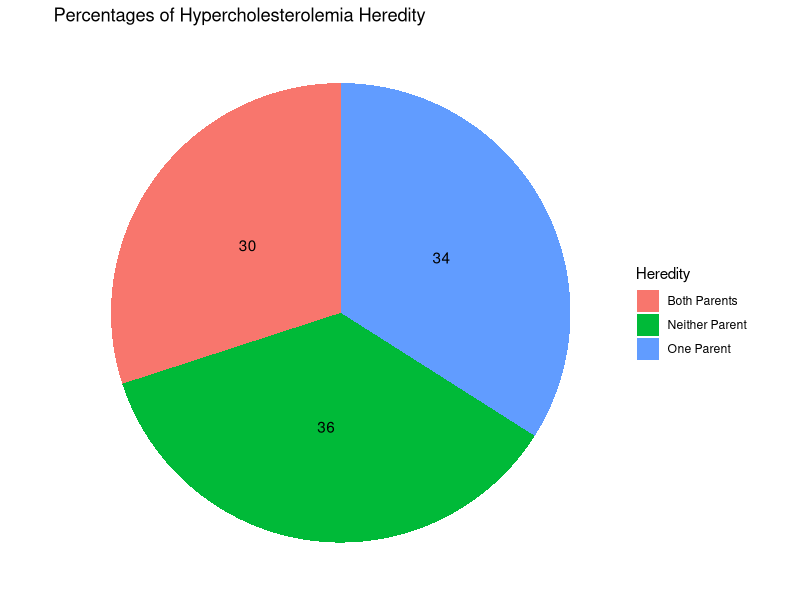
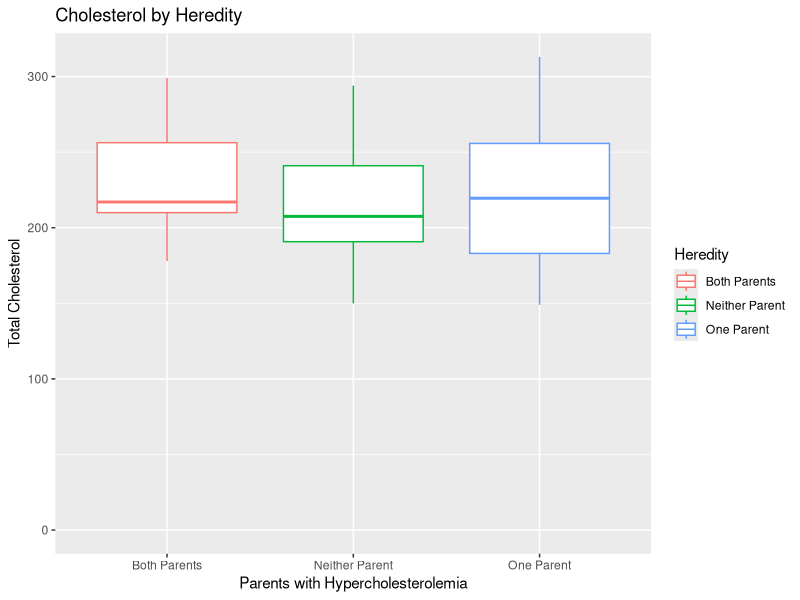
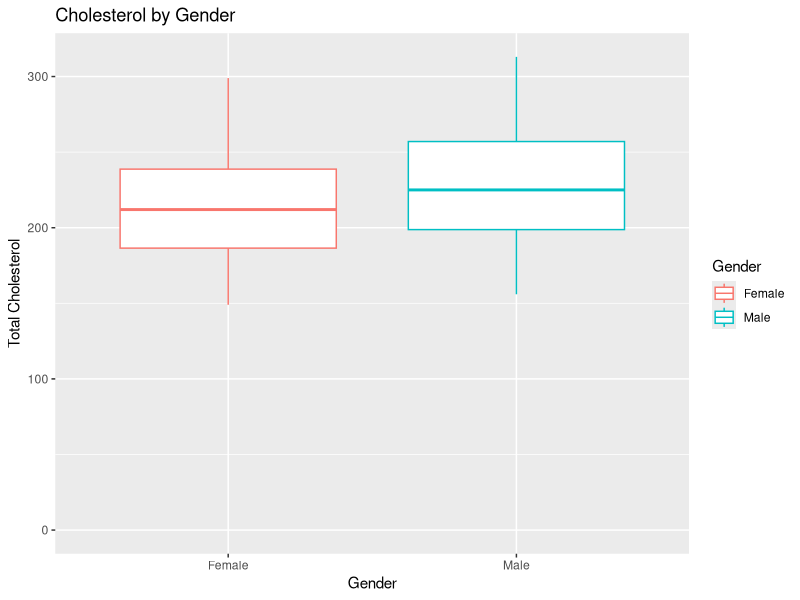
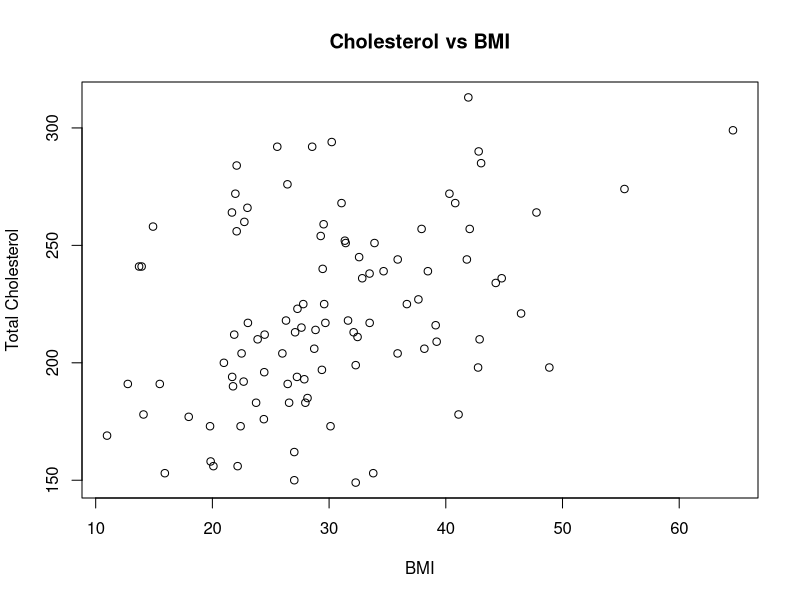
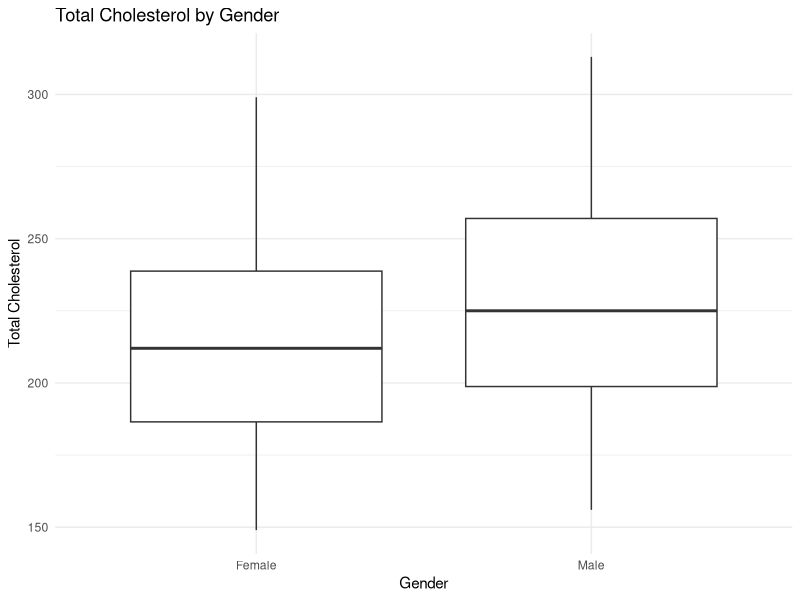
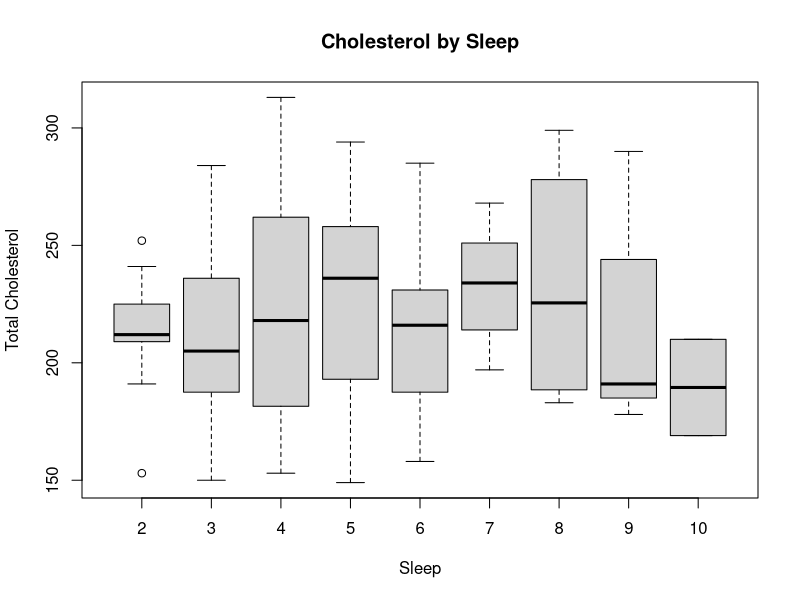
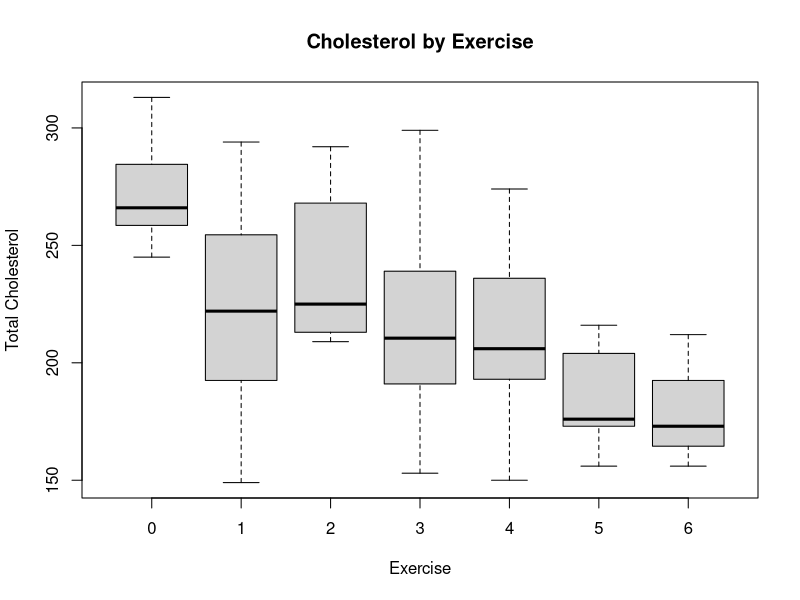

Reproduce these figures in R, in order. (Note: this script raises an error after producing the figures.)
## ---- chunk 1
knitr::opts_chunk$set(echo = TRUE)
## ---- chunk 2
library(tidyverse)
library(ggplot2)

df <- read_csv("CHOLESTEROL.csv")
head(df)
## ---- chunk 3
library(dplyr)

df <- df %>%
  mutate(Heredity = recode(Heredity, `0` = 'Neither Parent', `1` = 'One Parent', `2` = 'Both Parents'))
head(df)
ggplot(df, aes(x="",fill=Heredity)) +
  geom_bar(position="fill") +
  geom_text(stat='count', 
            aes(y=after_stat(..count..),label=after_stat(..count..)),
            position=position_fill(0.5)) +
  coord_polar(theta="y") +
  theme_void()+
  labs(title="Percentages of Hypercholesterolemia Heredity")
## ---- chunk 4
ggplot(df,aes(x=Heredity,y=Tot_Chol,color=Heredity))+
  geom_boxplot()+
  expand_limits(y = 0)+
  labs(title="Cholesterol by Heredity",y="Total Cholesterol",x="Parents with Hypercholesterolemia")
## ---- chunk 5
ggplot(df, aes(x=Gender,y=Tot_Chol,color=Gender))+
  geom_boxplot()+
  expand_limits(y = 0)+
  labs(title="Cholesterol by Gender",y="Total Cholesterol")
## ---- chunk 6
df$BMI <- (df$Weight / (df$Height^2)) * 703

plot(df$BMI, df$Tot_Chol, main = "Cholesterol vs BMI", xlab = "BMI", ylab = "Total Cholesterol")
cor(df$BMI, df$Tot_Chol)

ggplot(df, aes(x = Gender, y = Tot_Chol)) +
  geom_boxplot() + 
 labs(title = "Total Cholesterol by Gender", x = "Gender", y= "Total Cholesterol") +
  theme_minimal()


## ---- chunk 7
boxplot(Tot_Chol ~ Sleep, data = df, main = "Cholesterol by Sleep", xlab="Sleep", ylab= "Total Cholesterol")

boxplot(Tot_Chol ~ Exercise, data = df, main = "Cholesterol by Exercise", xlab="Exercise", ylab= "Total Cholesterol")

sleep_exercise_model <- lm(Tot_Chol ~ Sleep + Exercise, data = df)
summary(sleep_exercise_model)

## ---- chunk 8
library(leaps)
full_model <- lm(Tot_Chol ~., data = df)
summary(full_model)

Best_subset <- regsubsets(Tot_Chol ~., data = df, nbest = 2)
best_summary <- summary(Best_subset)


bs_result <- data.frame(
  NumVar = 1:nrow(best_summary$which),
  best_summary$outmat, 
  RSQ = best_summary$rsq, 
  RSS = best_summary$rss,
  AdjR2 = best_summary$adjr2, 
  CP = best_summary$cp,
  BIC = best_summary$bic)

bs
bs_model = lm(Tot_Chol ~ Gender + Heredity + Smoke + Age + Exercise + BMI, data = df)


anova(full_model, bs_model)
